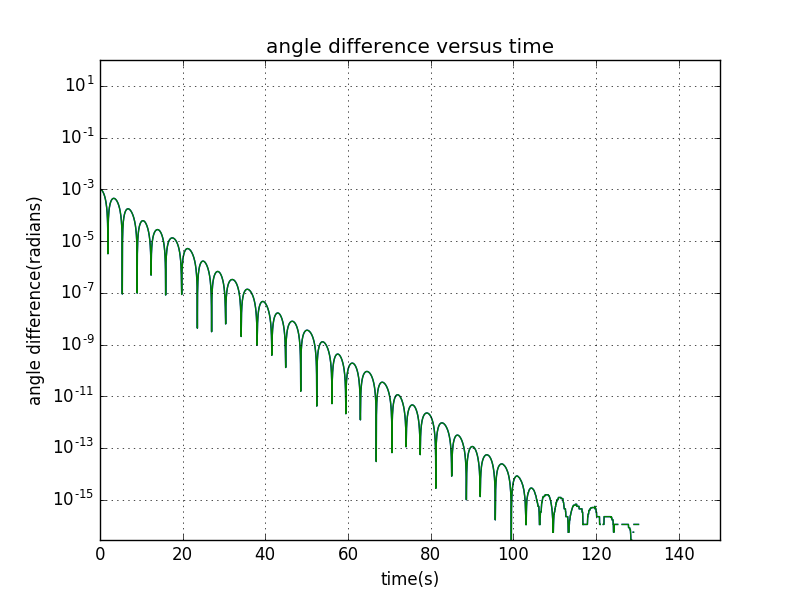

Source code (Python):
from __future__ import division
from math import *
from pylab import *

# define a function that given amplitude of force, gives angle,avelo and t

def change_amp(theta0):
    
    # define some constants

    q = 0.5
    l = 9.8
    g = 9.8
    f = 2/3
    dt = 0.04
    F=0.5
    omega0 = 0
    angle = [theta0]
    avelo = [omega0]
    t = [0]

    # move the pendulum

    while t[-1] < 150:

        avelo_new = avelo[-1] - ((g/l)*sin(angle[-1]) + q*avelo[-1] - F*sin(f*t[-1]))*dt
        avelo.append(avelo_new)
        angle_new = angle[-1] + avelo[-1]*dt
        while angle_new > pi:
            angle_new -= 2*pi
        while angle_new < -pi:
            angle_new += 2*pi
        angle.append(angle_new)
        t_new = t[-1] + dt
        t.append(t_new)

    return angle,t

angle_1 = change_amp(0.2)[0]
t = change_amp(0.2)[1]
angle_2 = change_amp(0.201)[0]
dtheta=[]
for i in range(len(angle_1)):
    dtheta.append(abs(angle_1[i-1]-angle_2[i-1]))

plot(t,dtheta)
semilogy(t,dtheta)


title('angle difference versus time')
xlabel('time(s)')
ylabel('angle difference(radians)')
xlim(0,150)
ylim(0,100)
grid(True)



show()
